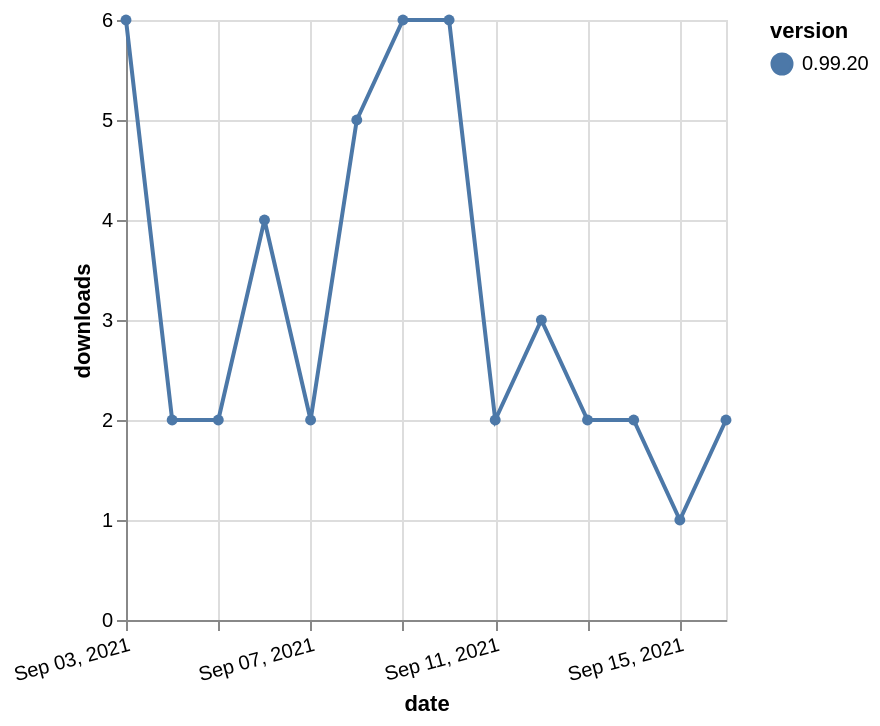

This figure's Vega-Lite source:
### Vega-Lite specification from a JSON file in a GitHub repository (floating-point values rounded to 4 significant figures)
{"$schema": "https://vega.github.io/schema/vega-lite/v5.json", "description": "A simple bar chart with embedded data.", "data": {"values": [{"date": "2021-09-03", "total": 3809, "delta": 6, "version": "0.99.20"}, {"date": "2021-09-04", "total": 3811, "delta": 2, "version": "0.99.20"}, {"date": "2021-09-05", "total": 3813, "delta": 2, "version": "0.99.20"}, {"date": "2021-09-06", "total": 3817, "delta": 4, "version": "0.99.20"}, {"date": "2021-09-07", "total": 3819, "delta": 2, "version": "0.99.20"}, {"date": "2021-09-08", "total": 3824, "delta": 5, "version": "0.99.20"}, {"date": "2021-09-09", "total": 3830, "delta": 6, "version": "0.99.20"}, {"date": "2021-09-10", "total": 3836, "delta": 6, "version": "0.99.20"}, {"date": "2021-09-11", "total": 3838, "delta": 2, "version": "0.99.20"}, {"date": "2021-09-12", "total": 3841, "delta": 3, "version": "0.99.20"}, {"date": "2021-09-13", "total": 3843, "delta": 2, "version": "0.99.20"}, {"date": "2021-09-14", "total": 3845, "delta": 2, "version": "0.99.20"}, {"date": "2021-09-15", "total": 3846, "delta": 1, "version": "0.99.20"}, {"date": "2021-09-16", "total": 3848, "delta": 2, "version": "0.99.20"}]}, "width": "container", "mark": {"type": "line", "point": {"filled": true}}, "encoding": {"x": {"field": "date", "type": "temporal", "timeUnit": "yearmonthdate", "title": "date", "axis": {"labelAngle": -15}}, "y": {"field": "delta", "type": "quantitative", "title": "downloads"}, "color": {"field": "version", "type": "nominal"}, "tooltip": {"field": "delta"}}}
